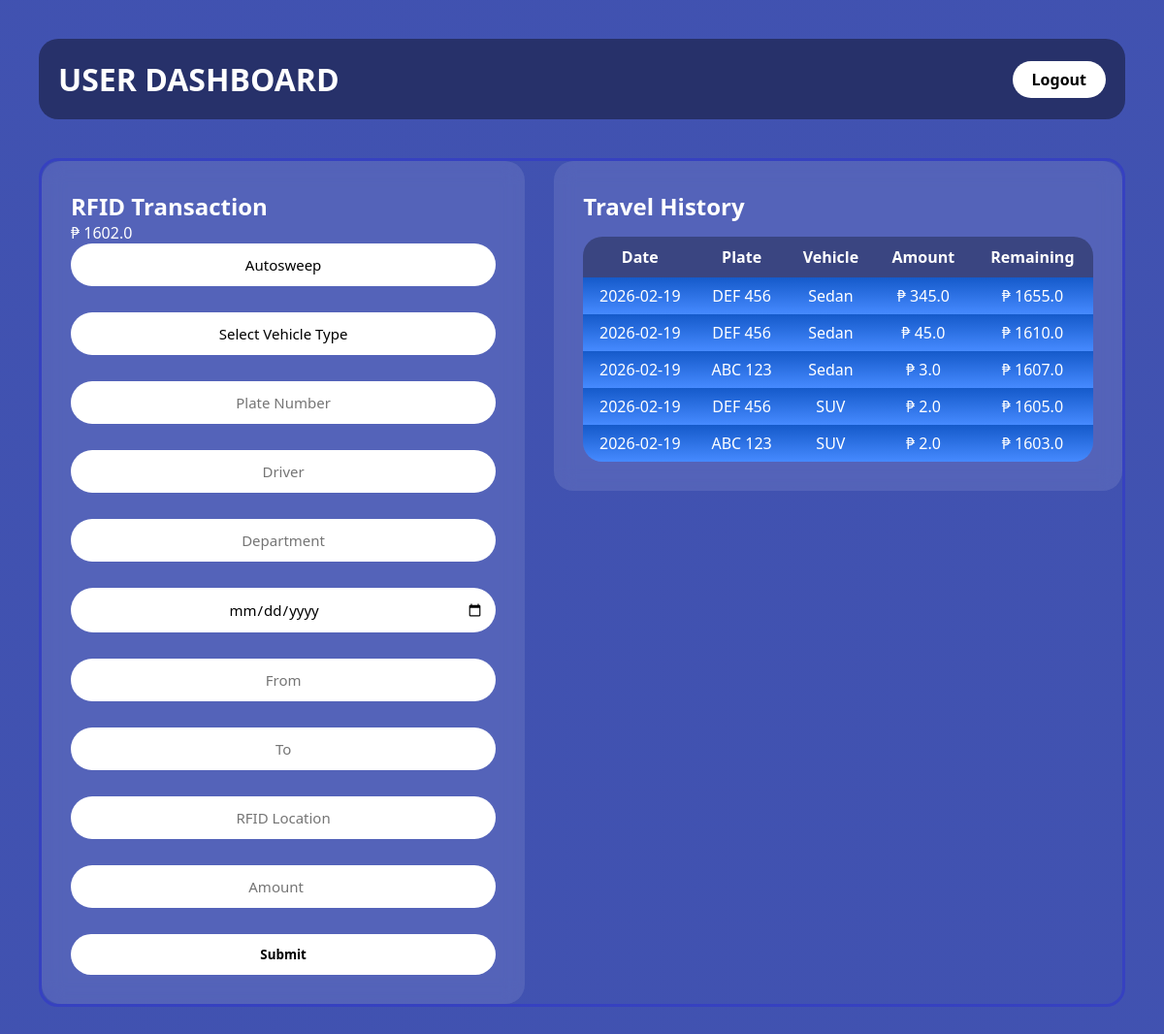
Page /dashboard (signed in) on the committed database.
### app.py (models this page shows)
class User(db.Model):
    id = db.Column(db.Integer, primary_key=True)
    email = db.Column(db.String(120), unique=True, nullable=False)
    password = db.Column(db.String(120), nullable=False)
    role = db.Column(db.String(20), default="user")
    approved = db.Column(db.Boolean, default=False)
    balance = db.Column(db.Float, default=2000)

class VehicleLog(db.Model):
    id = db.Column(db.Integer, primary_key=True)
    user_id = db.Column(db.Integer, db.ForeignKey("user.id"))
    rfid_type = db.Column(db.String(50))
    vehicle_type = db.Column(db.String(50))
    plate_number = db.Column(db.String(50))
    driver = db.Column(db.String(100))
    department = db.Column(db.String(100))
    travel_date = db.Column(db.String(20))
    from_location = db.Column(db.String(100))
    to_location = db.Column(db.String(100))
    rfid_location = db.Column(db.String(100))
    amount = db.Column(db.Float)
    remaining_balance = db.Column(db.Float)

### app.py (the view, shortened to what this page needs)
@app.route("/dashboard", methods=["GET", "POST"])
def dashboard():
    if "user_id" not in session:
        return redirect(url_for("login"))
    user = User.query.get(session["user_id"])
    logs = VehicleLog.query.filter_by(user_id=user.id).all()
    return render_template(
        "user_dashboard.html",
        logs=logs,
        balance=user.balance
    )

### templates/user_dashboard.html (shortened to what this page needs)
<!DOCTYPE html>
<html lang="en">
<head>
    <link rel="stylesheet" href="{{ url_for('static', filename='style.css') }}">
</head>
<body class="dashboard-container">
<div class="header">
    <h1>USER DASHBOARD</h1>
    <a href="{{ url_for('logout') }}" class="logout-btn">Logout</a>
</div>
<div class="user-split-container">
    <div class="glass-card left-panel">
        <h2>RFID Transaction</h2>
        <div class="balance">
            ₱ {{ balance }}
        </div>
        <form method="POST" class="vertical-form">
            <select name="rfid_type">
                <option>Autosweep</option>
            </select>
            <select name="vehicle_type" required>
                <option value="">Select Vehicle Type</option>
            </select>
            <input type="text" name="plate_number" placeholder="Plate Number" required>
            <input type="text" name="driver" placeholder="Driver" required>
            <input type="text" name="department" placeholder="Department" required>
            <input type="date" name="travel_date" required>
            <input type="text" name="from_location" placeholder="From" required>
            <input type="text" name="to_location" placeholder="To" required>
            <input type="text" name="rfid_location" placeholder="RFID Location" required>
            <input type="number" name="amount" placeholder="Amount" required>
            <button type="submit" class="submit-btn">Submit</button>
        </form>
    </div>
    <div class="glass-card right-panel">
        <h2>Travel History</h2>
        <table>
            <tr>
                <th>Date</th>
                <th>Plate</th>
                <th>Vehicle</th>
                <th>Amount</th>
                <th>Remaining</th>
            </tr>
            {% for log in logs %}
            <tr>
                <td>{{ log.travel_date }}</td>
                <td>{{ log.plate_number }}</td>
                <td>{{ log.vehicle_type }}</td>
                <td>₱ {{ log.amount }}</td>
                <td>₱ {{ log.remaining_balance }}</td>
            </tr>
            {% endfor %}
        </table>
    </div>
</div>
</body>
</html>

### static/style.css (style rules this page uses)
* { margin: 0; padding: 0; box-sizing: border-box; font-family: 'Segoe UI', sans-serif; }
.dashboard-container { min-height: 100vh; padding: 40px; background: linear-gradient(rgba(1,24,150,0.75), rgba(1,24,150,0.75)), url("https://images.candymag.com/candy/images/2022/12/16/applying-to-iacademy.png"); background-size: cover; background-position: center; color: white; }
.header { display: flex; justify-content: space-between; align-items: center; background: rgba(0,0,0,0.4); padding: 20px; border-radius: 20px; margin-bottom: 30px; }
.logout-btn { padding: 8px 20px; background: white; color: black; border-radius: 20px; text-decoration: none; font-weight: bold; }
table { border-collapse: separate; border-spacing: 0; border-radius: 20px; overflow: hidden; }
th { background: linear-gradient( to bottom, #1e3a8a 0%, #2563eb 100% ); color: rgb(255, 255, 255); }
td { background: linear-gradient( to bottom, #155aca 0%, #468aff 100% ); }
.vertical-form { display: flex; flex-direction: column; gap: 12px; }
.vertical-form input, .vertical-form select { padding: 10px; border-radius: 15px; border: none; }
.submit-btn { padding: 12px; border-radius: 25px; border: none; background: white; font-weight: bold; cursor: pointer; }
table { width: 100%; border-collapse: collapse; margin-top: 15px; }
th { background: rgba(0,0,0,0.3); padding: 10px; }
td { padding: 8px; text-align: center; }
tr:nth-child(even) { background: rgba(255,255,255,0.05); }
.user-split-container { display: flex; gap: 30px; margin-top: 40px; }
.left-panel { flex: 1; border-radius: 20px; }
.right-panel { flex: 1.2; border-radius: 20px; overflow-x: auto; }
.glass-card { border-radius: 20px; }
.user-split-container { display: flex; gap: 40px; max-width: 1400px; margin: 40px auto; align-items: flex-start; }
.left-panel, .right-panel { background: rgba(255,255,255,0.1); backdrop-filter: blur(10px); padding: 30px; border-radius: 20px; }
.user-split-container { display: flex; flex-direction: row; gap: 30px; margin-top: 40px; width: 100%; }
.left-panel { flex: 1; }
.right-panel { flex: 1.2; overflow-x: auto; }
.user-split-container { border: 3px solid rgba(17, 0, 248, 0.212); border-radius: 20px; }
.vertical-form input, .vertical-form select, .card input, .card select { width: 100%; padding: 12px; margin-bottom: 15px; border-radius: 30px; border: none; outline: none; font-size: 15px; text-align: center; background: white; color: black; appearance: none; }
.card select, .vertical-form select { cursor: pointer; }

### rows in the picture
User: balance "1602.0"
VehicleLog: travel_date "2026-02-19", plate_number "DEF 456", vehicle_type "Sedan", amount "345.0", remaining_balance "1655.0"
VehicleLog: travel_date "2026-02-19", plate_number "DEF 456", vehicle_type "Sedan", amount "45.0", remaining_balance "1610.0"
VehicleLog: travel_date "2026-02-19", plate_number "ABC 123", vehicle_type "Sedan", amount "3.0", remaining_balance "1607.0"
VehicleLog: travel_date "2026-02-19", plate_number "DEF 456", vehicle_type "SUV", amount "2.0", remaining_balance "1605.0"
VehicleLog: travel_date "2026-02-19", plate_number "ABC 123", vehicle_type "SUV", amount "2.0", remaining_balance "1603.0"
